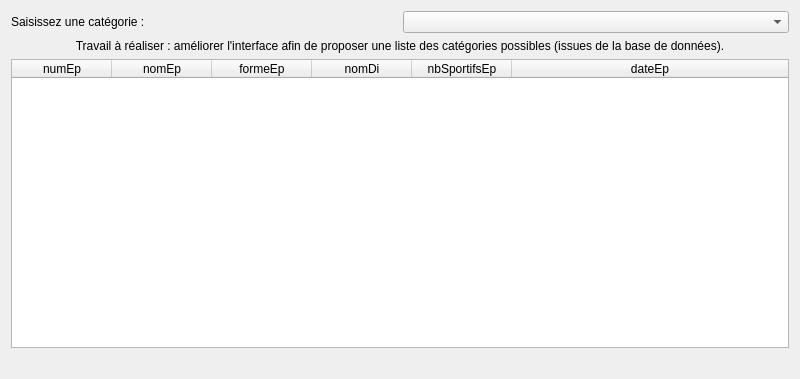
<?xml version="1.0" encoding="UTF-8"?>
<ui version="4.0">
 <class>fct_comp_3</class>
 <widget class="QDialog" name="fct_comp_3">
  <property name="geometry">
   <rect>
    <x>0</x>
    <y>0</y>
    <width>800</width>
    <height>379</height>
   </rect>
  </property>
  <property name="windowTitle">
   <string>Liste des épreuves d'une catégorie (version 2, catégories extraites de la BD)</string>
  </property>
  <layout class="QGridLayout" name="gridLayout">
   <item row="0" column="0">
    <layout class="QHBoxLayout" name="horizontalLayout">
     <item>
      <widget class="QLabel" name="label_2">
       <property name="text">
        <string>Saisissez une catégorie :</string>
       </property>
      </widget>
     </item>
     <item>
      <widget class="QComboBox" name="comboBox_fct_comp_3"/>
     </item>
    </layout>
   </item>
   <item row="1" column="0">
    <widget class="QLabel" name="label">
     <property name="text">
      <string>Travail à réaliser : améliorer l'interface afin de proposer une liste des catégories possibles (issues de la base de données).</string>
     </property>
     <property name="alignment">
      <set>Qt::AlignCenter</set>
     </property>
     <property name="wordWrap">
      <bool>true</bool>
     </property>
    </widget>
   </item>
   <item row="2" column="0">
    <widget class="QTableWidget" name="table_fct_comp_3">
     <attribute name="horizontalHeaderMinimumSectionSize">
      <number>50</number>
     </attribute>
     <attribute name="horizontalHeaderStretchLastSection">
      <bool>true</bool>
     </attribute>
     <attribute name="verticalHeaderVisible">
      <bool>false</bool>
     </attribute>
     <column>
      <property name="text">
       <string>numEp</string>
      </property>
     </column>
     <column>
      <property name="text">
       <string>nomEp</string>
      </property>
     </column>
     <column>
      <property name="text">
       <string>formeEp</string>
      </property>
     </column>
     <column>
      <property name="text">
       <string>nomDi</string>
      </property>
     </column>
     <column>
      <property name="text">
       <string>nbSportifsEp</string>
      </property>
     </column>
     <column>
      <property name="text">
       <string>dateEp</string>
      </property>
     </column>
    </widget>
   </item>
   <item row="3" column="0">
    <widget class="QLabel" name="label_fct_comp_3">
     <property name="text">
      <string/>
     </property>
     <property name="alignment">
      <set>Qt::AlignCenter</set>
     </property>
    </widget>
   </item>
  </layout>
 </widget>
 <resources/>
 <connections>
  <connection>
   <sender>comboBox_fct_comp_3</sender>
   <signal>currentTextChanged(QString)</signal>
   <receiver>fct_comp_3</receiver>
   <slot>refreshResult()</slot>
   <hints>
    <hint type="sourcelabel">
     <x>430</x>
     <y>17</y>
    </hint>
    <hint type="destinationlabel">
     <x>419</x>
     <y>-85</y>
    </hint>
   </hints>
  </connection>
 </connections>
 <slots>
  <slot>refreshResult()</slot>
 </slots>
</ui>
